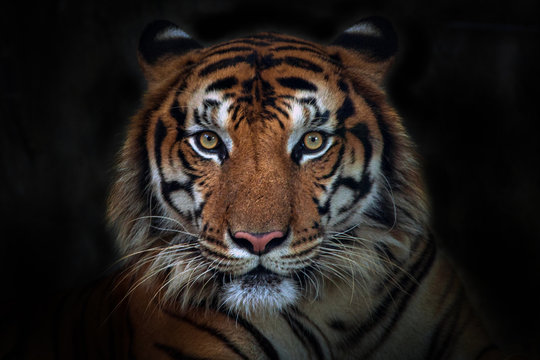
#> input picture week2/tiger.jpg, 540 x 360 px
$ jupyter execute tasks.ipynb
#> lines starting #> are read from the running program, lines starting #| are printed output that depends on the picture; after the words box and inside, x2 and y2 are one past the last pixel; in counts of white or black regions, pixels touching at a corner belong together
#> further down, image is the input picture: shape (360, 540, 3); mean B, G, R 28.2, 31.6, 37.1
[cell 1]
import cv2
# import numpy as np
# from google.colab.patches import cv2_imshow

#For run out of google colab
import matplotlib.pyplot as plt
def cv2_imshow(image):
    plt.imshow(cv2.cvtColor(image,cv2.COLOR_BGR2RGB))
    plt.axis("off")
    plt.show()

# Sharpening using smooth filters

> We've seen that smooth filters are used to blur and remove info from the image.
<br>
In this part your task is to do the opposite ! Use them to actually make the image sharper

- hint: $$
g_{\text{sharp}} = f + \gamma \left( f - h_{\text{blur}} * f \right)
$$

[cell 2]
def sharpen_image(image,kernel_size=(7,7),gamma=2):
  #Apply a smoothing filter
#> called with kernel_size = (7, 7), gamma = 2
  blur=cv2.GaussianBlur(image,kernel_size,0)
  #Calculate the difference between the original and blurred image
  dif=cv2.subtract(image,blur)
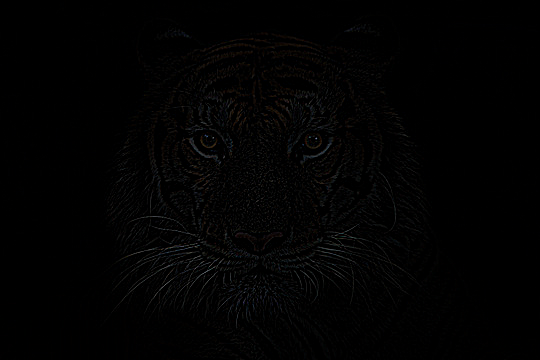
#> dif: shape (360, 540, 3); mean B, G, R 2, 2, 2.1
  #Add the sharpened detail back to the original image
  sharpened=cv2.addWeighted(image,1,dif,gamma,0)
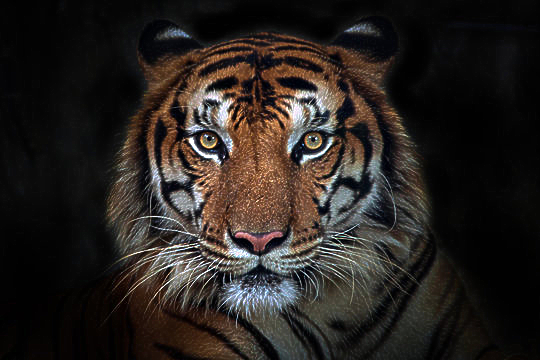
#> sharpened: shape (360, 540, 3); mean B, G, R 32, 35.6, 41.3
  #Return the sharp image and the blur one
  return sharpened,blur

#Read image and show results
image=cv2.imread('tiger.jpg')
if image is not None:
  sharpened_img,blur=sharpen_image(image)
  cv2_imshow(image)
  cv2_imshow(sharpened_img)
  cv2_imshow(blur)
  # cv2.waitKey(0)
  # cv2.destroyAllWindows()
else:
  print("Error: Could not load image.")

# Morphological Edge Detection

- Extract clean object boundaries by subtracting eroded image from its dilated version

[cell 3]
#Load image (grayscale)
img=cv2.imread("bacteria.jpg",cv2.IMREAD_GRAYSCALE)
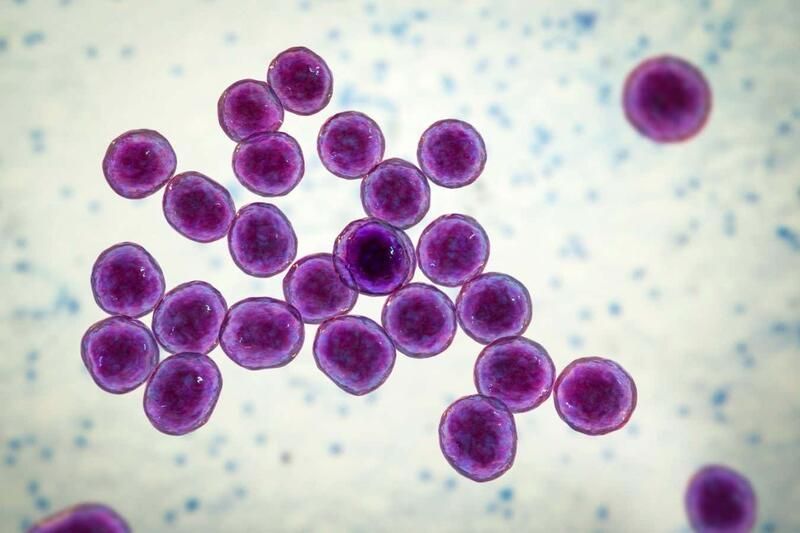
#> input picture week2/bacteria.jpg, 800 x 533 px
#> img: shape (533, 800); min 1, max 255, mean 188

#Add two filter for better results
gaussian=cv2.GaussianBlur(img,(3,3),1)
bilateral=cv2.bilateralFilter(gaussian,10,75,75)
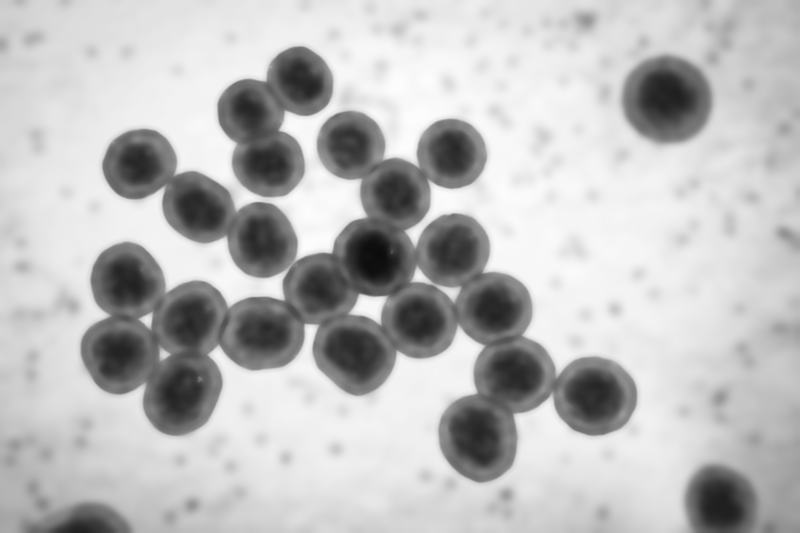
#> bilateral: shape (533, 800); min 12, max 253, mean 188

#Convert to binary with black background
_,binary=cv2.threshold(bilateral,0,255,cv2.THRESH_BINARY + cv2.THRESH_OTSU)
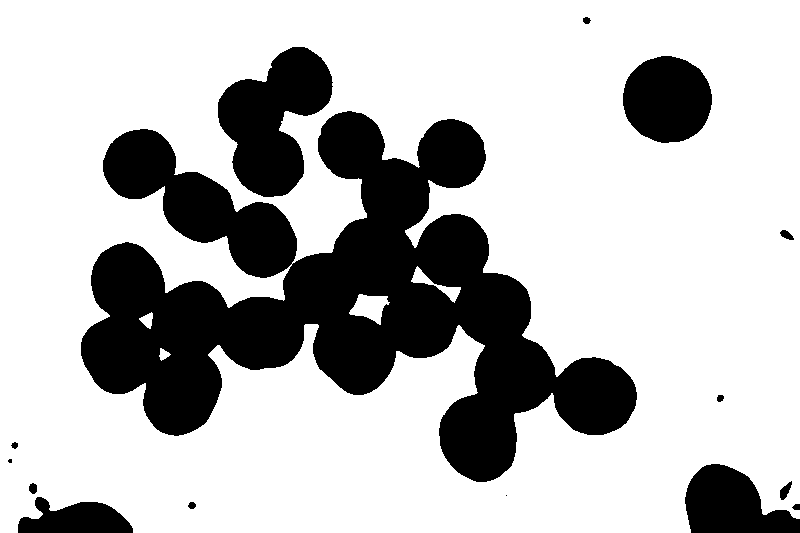
#> binary: shape (533, 800); 73.6% white; 15 black regions (2 under 20 px), largest, box (x1, y1, x2, y2) and area: (81, 111, 637, 482) 87980, (218, 47, 333, 197) 10195, (623, 56, 712, 143) 6074
binary=cv2.bitwise_not(binary)

#Ellipse kernel for clean image with erode and dilate
kernel_size=14
kernel=cv2.getStructuringElement(cv2.MORPH_ELLIPSE,(kernel_size,kernel_size))
eroded=cv2.erode(binary,kernel,iterations=1)
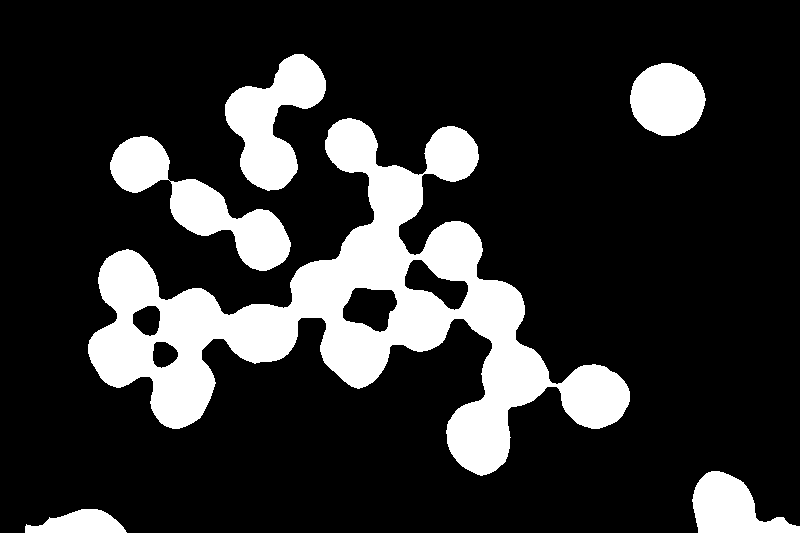
#> eroded: shape (533, 800); 18.7% white; 6 white regions, box (x1, y1, x2, y2) and area: (88, 118, 630, 476) 55234, (110, 136, 291, 271) 7861, (225, 54, 326, 191) 6998, (630, 63, 706, 136) 4283, (692, 471, 800, 533) 3820, (25, 509, 127, 533) 1632
dilated=cv2.dilate(eroded,kernel,iterations=1)
#> dilated: shape (533, 800); 26.2% white; 6 white regions, box (x1, y1, x2, y2) and area: (82, 112, 637, 483) 76034, (104, 130, 298, 278) 11859, (219, 48, 333, 198) 10168, (624, 57, 713, 143) 6064, (686, 465, 800, 533) 5182, (19, 503, 134, 533) 2552

#Ellipse kernel for second erode and extract edges
kernel_size=6
kernel=cv2.getStructuringElement(cv2.MORPH_ELLIPSE,(kernel_size,kernel_size))
eroded2=cv2.erode(binary,kernel,iterations=1)
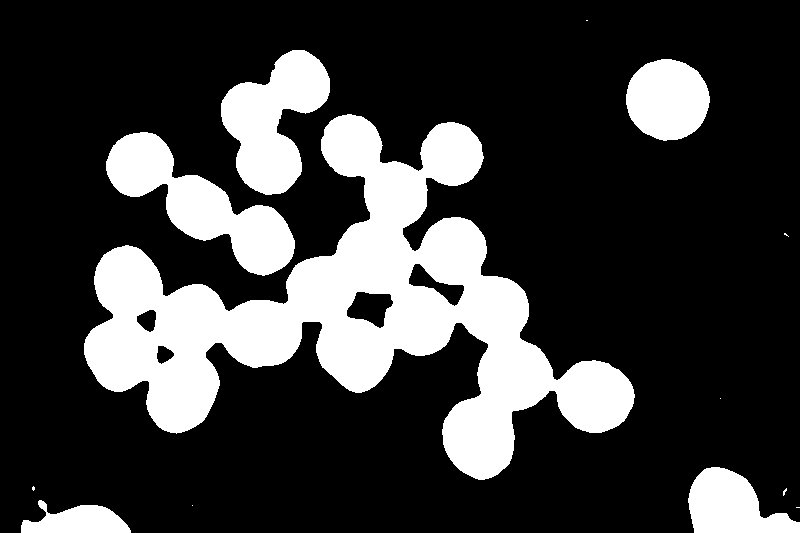
#> eroded2: shape (533, 800); 23.3% white; 13 white regions (7 under 20 px), largest, box (x1, y1, x2, y2) and area: (84, 114, 635, 480) 67986, (106, 132, 295, 276) 10275, (221, 50, 330, 195) 8901, (626, 59, 710, 141) 5335, (688, 467, 800, 533) 4646, (21, 500, 131, 533) 2253
edges=cv2.subtract(dilated,eroded2)
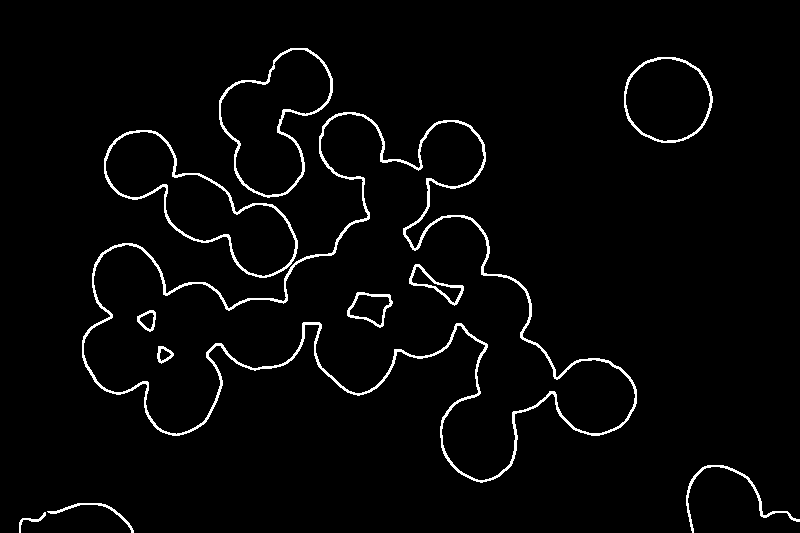
#> edges: shape (533, 800); 2.9% white in thin lines or dots, all inside (x1, y1, x2, y2) = (19, 48, 800, 533)

#Show results
cv2_imshow(img)
cv2_imshow(gaussian)
cv2_imshow(bilateral)
cv2_imshow(binary)
cv2_imshow(dilated)
cv2_imshow(edges)

# Count bacteria

> Add blockquote

bonus:
- find a way to calculate the kernel size automatically (based on overlaps or cell sizes for example)
- reconstruct cells by dilation after counting them

[cell 4]
#Load image (grayscale)
img=cv2.imread("bacteria.jpg",cv2.IMREAD_GRAYSCALE)

#Add two filter for better results
gaussian=cv2.GaussianBlur(img,(3,3),1)
bilateral=cv2.bilateralFilter(gaussian,10,75,75)

#Convert to binary with black background
_,binary=cv2.threshold(bilateral,0,255,cv2.THRESH_BINARY + cv2.THRESH_OTSU)
binary=cv2.bitwise_not(binary)

#Ellipse kernel for disconnect cells with erode
kernel_size=50
kernel=cv2.getStructuringElement(cv2.MORPH_ELLIPSE,(kernel_size,kernel_size))
disconnected=cv2.erode(binary,kernel,iterations=1)
#> disconnected: shape (533, 800); 3.1% white; 26 white regions, largest, box (x1, y1, x2, y2) and area: (648, 81, 687, 118) 1106, (711, 489, 746, 533) 987, (348, 239, 392, 272) 894

#Reconstruct connected cells
reconstructed=cv2.dilate(disconnected,kernel,iterations=1)
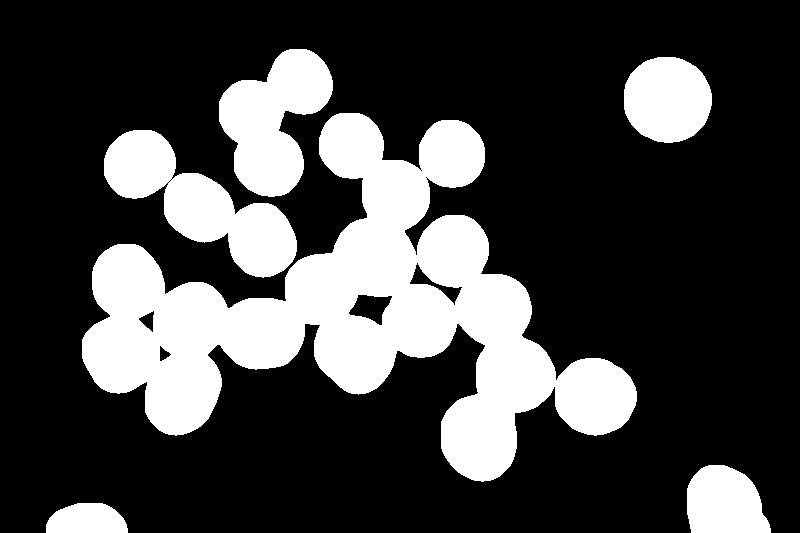
#> reconstructed: shape (533, 800); 25.7% white; 6 white regions

#Count cells
contours,_=cv2.findContours(disconnected,cv2.RETR_LIST ,cv2.CHAIN_APPROX_SIMPLE)
#> contours = 26 contours; largest, box (x1, y1, x2, y2) and area: (648, 81, 687, 118) 1052, (711, 489, 746, 533) 924, (348, 239, 392, 272) 836, (465, 415, 492, 457) 782, (500, 357, 531, 391) 662

#Add boxes to disconnected image
boxes=cv2.cvtColor(disconnected,cv2.COLOR_GRAY2BGR)
for c in contours:
  x,y,w,h=cv2.boundingRect(c)
  cv2.rectangle(boxes,(x,y),(x+w,y+h),(0,0,255),2)
#> this loop made 26 passes
#> (x, y, w, h) on passes 1 to 12: (70, 527, 33, 6), (711, 489, 35, 44), (465, 415, 27, 42), (579, 382, 33, 29), (169, 372, 28, 39), (500, 357, 31, 34), (338, 338, 34, 32), (106, 338, 29, 31), (240, 322, 40, 23), (406, 308, 27, 25), (177, 306, 30, 32), (479, 298, 28, 26)
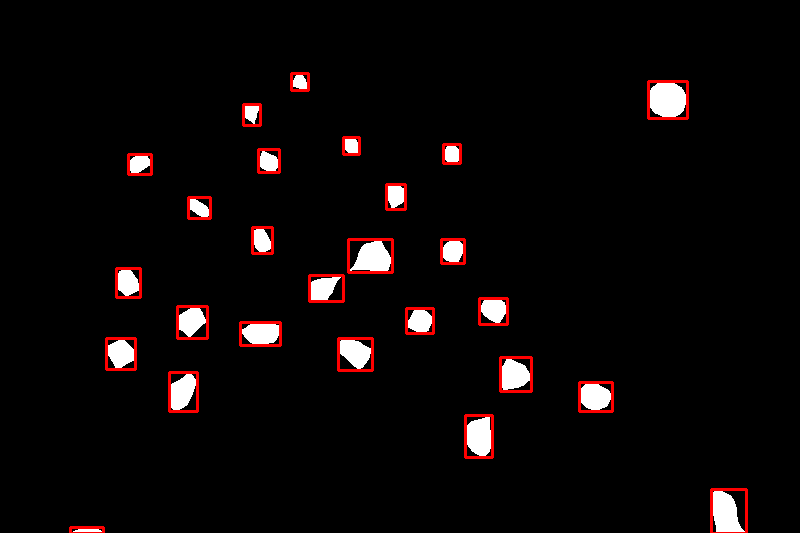
#> boxes: shape (533, 800, 3); mean B, G, R 7.4, 7.4, 12.3

#Show results
print(f"Number of cells: {len(contours)}")
#| Number of cells: 26
cv2_imshow(img)
cv2_imshow(binary)
cv2_imshow(disconnected)
cv2_imshow(boxes)
cv2_imshow(reconstructed)

#For auto calculate kernel size:
#Based on max number: I tried based on max number of contours but I didn't get good results.
#Based on cell sizes: It's not possible to know the average or largest cell size because the cells are not separate.
#Based on overlaps: I didn't understand exactly what you meant.
